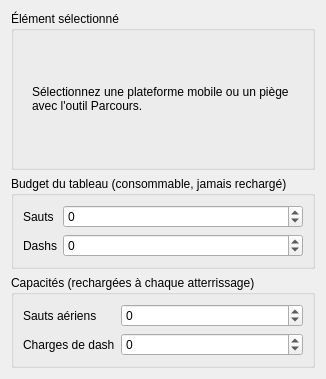
<?xml version="1.0" encoding="UTF-8"?>
<ui version="4.0">
 <class>PropertiesPanel</class>
 <!-- Panneau « Propriétés » (LOT-67) : réglages de GAMEPLAY des éléments mobiles et du tableau.
      Volontairement séparé du panneau « Textures », qui porte l'habillage (skins, fond, cadrage) —
      y loger de la vitesse de plateforme ou un budget de sauts referait l'erreur que le LOT-57 a
      corrigée en sortant l'inspecteur des décors de ce même panneau.
      Les libellés posés ici sont des repères pour Qt Designer : retranslateUi les remplace tous
      (EX-REN-033). -->
 <widget class="QWidget" name="PropertiesPanel">
  <layout class="QVBoxLayout" name="verticalLayout">
   <!-- Élément sélectionné : une page par type d'élément paramétrable, plus une page d'attente.
        Piloté par la sélection de l'outil « Parcours » (hmi::PathSelection). -->
   <item>
    <widget class="QGroupBox" name="selectionGroup">
     <property name="title"><string>Élément sélectionné</string></property>
     <layout class="QVBoxLayout" name="selectionLayout">
      <item>
       <widget class="QStackedWidget" name="selectionStack">
        <property name="currentIndex"><number>0</number></property>
        <widget class="QWidget" name="emptyPage">
         <layout class="QVBoxLayout" name="emptyLayout">
          <item>
           <widget class="QLabel" name="emptyLabel">
            <property name="text"><string>Sélectionnez une plateforme mobile ou un piège avec l'outil Parcours.</string></property>
            <property name="wordWrap"><bool>true</bool></property>
           </widget>
          </item>
         </layout>
        </widget>
        <widget class="QWidget" name="platformPage">
         <layout class="QFormLayout" name="platformLayout">
          <item row="0" column="0">
           <widget class="QLabel" name="platformSpeedLabel">
            <property name="text"><string>Vitesse (cases/s)</string></property>
           </widget>
          </item>
          <item row="0" column="1">
           <widget class="QDoubleSpinBox" name="platformSpeedSpin">
            <property name="minimum"><double>0.000000000000000</double></property>
            <property name="maximum"><double>50.000000000000000</double></property>
            <property name="singleStep"><double>0.500000000000000</double></property>
           </widget>
          </item>
          <item row="1" column="0">
           <widget class="QLabel" name="platformPhaseLabel">
            <property name="text"><string>Déphasage (pas)</string></property>
           </widget>
          </item>
          <item row="1" column="1">
           <widget class="QSpinBox" name="platformPhaseSpin">
            <property name="minimum"><number>-100000</number></property>
            <property name="maximum"><number>100000</number></property>
           </widget>
          </item>
          <item row="2" column="0">
           <widget class="QLabel" name="platformModeLabel">
            <property name="text"><string>Parcours</string></property>
           </widget>
          </item>
          <item row="2" column="1">
           <widget class="QComboBox" name="platformModeCombo"/>
          </item>
          <item row="3" column="0" colspan="2">
           <widget class="QLabel" name="platformWaypointsLabel">
            <property name="text"><string>Points : 0</string></property>
           </widget>
          </item>
         </layout>
        </widget>
        <widget class="QWidget" name="moverPage">
         <layout class="QFormLayout" name="moverLayout">
          <item row="0" column="0">
           <widget class="QLabel" name="moverAxisLabel">
            <property name="text"><string>Axe</string></property>
           </widget>
          </item>
          <item row="0" column="1">
           <widget class="QComboBox" name="moverAxisCombo"/>
          </item>
          <item row="1" column="0">
           <widget class="QLabel" name="moverRangeLabel">
            <property name="text"><string>Portée (cases)</string></property>
           </widget>
          </item>
          <item row="1" column="1">
           <widget class="QSpinBox" name="moverRangeSpin">
            <property name="minimum"><number>0</number></property>
            <property name="maximum"><number>1000</number></property>
           </widget>
          </item>
         </layout>
        </widget>
        <widget class="QWidget" name="blinkPage">
         <layout class="QFormLayout" name="blinkLayout">
          <item row="0" column="0">
           <widget class="QLabel" name="blinkPeriodLabel">
            <property name="text"><string>Période (pas)</string></property>
           </widget>
          </item>
          <item row="0" column="1">
           <widget class="QSpinBox" name="blinkPeriodSpin">
            <property name="minimum"><number>1</number></property>
            <property name="maximum"><number>100000</number></property>
           </widget>
          </item>
          <item row="1" column="0">
           <widget class="QLabel" name="blinkPhaseLabel">
            <property name="text"><string>Déphasage (pas)</string></property>
           </widget>
          </item>
          <item row="1" column="1">
           <widget class="QSpinBox" name="blinkPhaseSpin">
            <property name="minimum"><number>-100000</number></property>
            <property name="maximum"><number>100000</number></property>
           </widget>
          </item>
          <item row="2" column="0">
           <widget class="QLabel" name="blinkActiveLabel">
            <property name="text"><string>Durée active (pas)</string></property>
           </widget>
          </item>
          <item row="2" column="1">
           <widget class="QSpinBox" name="blinkActiveSpin">
            <property name="minimum"><number>0</number></property>
            <property name="maximum"><number>100000</number></property>
           </widget>
          </item>
         </layout>
        </widget>
       </widget>
      </item>
     </layout>
    </widget>
   </item>
   <!-- Règles du tableau : DEUX notions distinctes, séparées en deux groupes explicitement
        libellés — un budget se consomme une fois pour toutes sur le tableau, une capacité se
        recharge à chaque atterrissage. Les confondre est l'erreur que ces libellés préviennent. -->
   <item>
    <widget class="QGroupBox" name="budgetGroup">
     <property name="title"><string>Budget du tableau (consommable, jamais rechargé)</string></property>
     <layout class="QFormLayout" name="budgetLayout">
      <item row="0" column="0">
       <widget class="QLabel" name="jumpBudgetLabel">
        <property name="text"><string>Sauts</string></property>
       </widget>
      </item>
      <item row="0" column="1">
       <widget class="QSpinBox" name="jumpBudgetSpin">
        <property name="minimum"><number>-1</number></property>
        <property name="maximum"><number>10000</number></property>
        <property name="specialValueText"><string>Illimité</string></property>
       </widget>
      </item>
      <item row="1" column="0">
       <widget class="QLabel" name="dashBudgetLabel">
        <property name="text"><string>Dashs</string></property>
       </widget>
      </item>
      <item row="1" column="1">
       <widget class="QSpinBox" name="dashBudgetSpin">
        <property name="minimum"><number>-1</number></property>
        <property name="maximum"><number>10000</number></property>
        <property name="specialValueText"><string>Illimité</string></property>
       </widget>
      </item>
     </layout>
    </widget>
   </item>
   <item>
    <widget class="QGroupBox" name="capabilityGroup">
     <property name="title"><string>Capacités (rechargées à chaque atterrissage)</string></property>
     <layout class="QFormLayout" name="capabilityLayout">
      <item row="0" column="0">
       <widget class="QLabel" name="airJumpsLabel">
        <property name="text"><string>Sauts aériens</string></property>
       </widget>
      </item>
      <item row="0" column="1">
       <widget class="QSpinBox" name="airJumpsSpin">
        <property name="minimum"><number>-1</number></property>
        <property name="maximum"><number>100</number></property>
        <property name="specialValueText"><string>Par défaut</string></property>
       </widget>
      </item>
      <item row="1" column="0">
       <widget class="QLabel" name="dashChargesLabel">
        <property name="text"><string>Charges de dash</string></property>
       </widget>
      </item>
      <item row="1" column="1">
       <widget class="QSpinBox" name="dashChargesSpin">
        <property name="minimum"><number>-1</number></property>
        <property name="maximum"><number>100</number></property>
        <property name="specialValueText"><string>Par défaut</string></property>
       </widget>
      </item>
     </layout>
    </widget>
   </item>
   <item>
    <spacer name="spacer">
     <property name="orientation"><enum>Qt::Vertical</enum></property>
     <property name="sizeHint" stdset="0"><size><width>0</width><height>0</height></size></property>
    </spacer>
   </item>
  </layout>
 </widget>
 <resources/>
 <connections/>
</ui>
